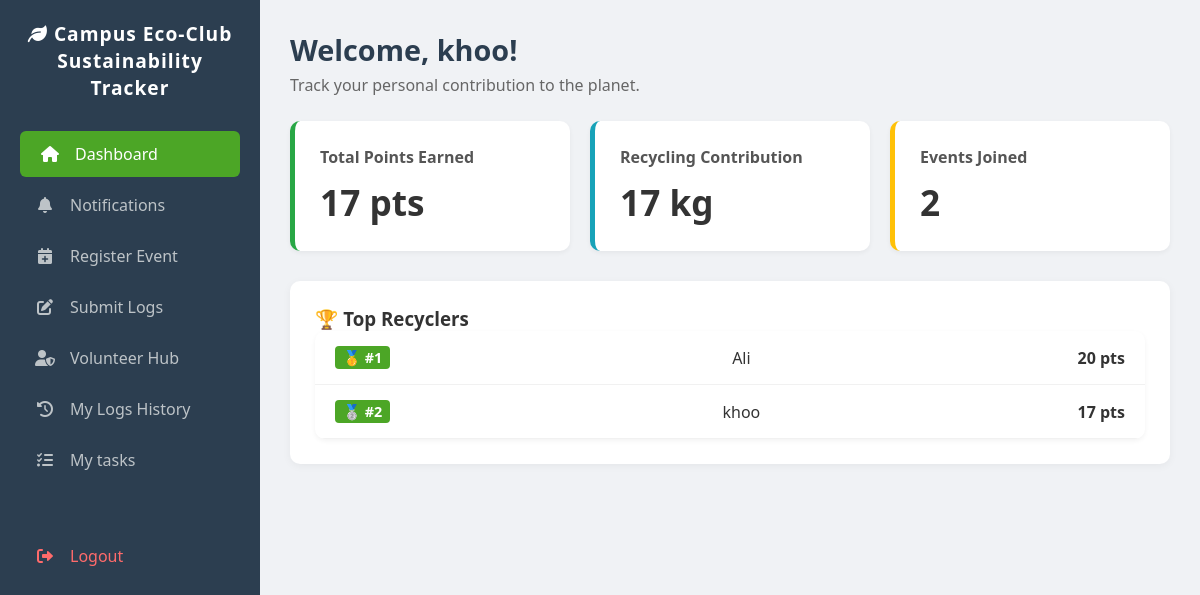
The app's page /student_dashboard.php (signed in), older data.
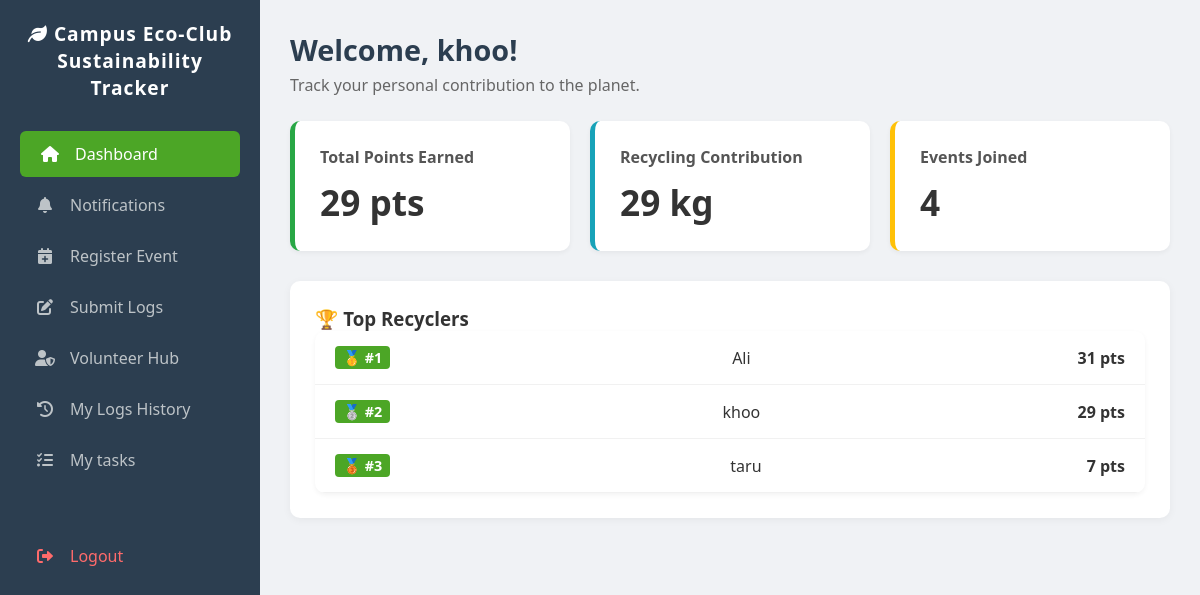
The same page, newer data.
### tables this page shows
CREATE TABLE `users` (
  `user_id` int(11) NOT NULL,
  `username` varchar(50) NOT NULL,
  `password` varchar(255) NOT NULL,
  `email` varchar(225) NOT NULL,
  `role` enum('admin','eo','student') NOT NULL,
  `points` int(11) DEFAULT 0
);

### php/StudentController/get_student_dashboard_statistic.php (called while the page is built)
<?php
include_once __DIR__ . '/../db_connect.php';
if (!isset($user_id)) {
    $user_id = $_SESSION['user_id'];
}
$sql_points = "SELECT points FROM users WHERE user_id = $user_id";
$result_points = $conn->query($sql_points);
if ($result_points->num_rows > 0)
{
    $row = $result_points->fetch_assoc();
    $student_points = $row['points'];
}
else
{
    $student_points = 0;
}
$sql_weight = "SELECT SUM(weight) as total_kg FROM logs WHERE user_id = $user_id AND status = 'approved'";
$result_weight = $conn->query($sql_weight);
$row_weight = $result_weight->fetch_assoc();
if ($recycling_kg = $row_weight['total_kg'])
{
    $recycling_kg = round($row_weight['total_kg'], 1);
}
else
{
    $recycling_kg = round($row_weight['total_kg'], 0);
}
$sql_event= "SELECT COUNT(*) as count FROM registrations WHERE user_id = $user_id";
$result_event = $conn->query($sql_event);
$events_joined = $result_event->fetch_assoc()['count'];
?>

### student_dashboard.php (the view, shortened to what this page needs)
<?php
include 'php/db_connect.php';
include 'php/StudentController/get_student_dashboard_statistic.php';
?>
<!DOCTYPE html>
<html lang="en">
<head>
    <link rel="stylesheet" href="https://cdnjs.cloudflare.com/ajax/libs/font-awesome/6.0.0/css/all.min.css">
    <link rel="stylesheet" href="css/all_style.css">
</head>
<body>
    <div class="sidebar">
        <h2><i class="fas fa-leaf"></i> Campus Eco-Club Sustainability Tracker</h2>
        <ul>
            <li onclick="showSection('dashboard')" class="active" id="nav-dashboard">
                <i class="fas fa-home"></i> Dashboard
            </li>
            <li onclick="showSection('notifications')" id="nav-notif">
                <i class="fas fa-bell"></i> Notifications
            </li>
            <li onclick="showSection('join-event')" id="nav-join-event">
                <i class="fas fa-calendar-plus"></i> Register Event
            </li>
            <li onclick="showSection('logs')" id="nav-logs">
                <i class="fas fa-edit"></i> Submit Logs
            </li>
            <li onclick="showSection('volunteer-hub')" id="nav-volunteer">
                <i class="fas fa-user-shield"></i> Volunteer Hub
            </li>
            <li onclick="showSection('history')" id="nav-history">
                <i class="fas fa-history"></i> My Logs History
            </li>
            <li onclick="showSection('tasks')" id="nav-tasks">
                <i class="fas fa-tasks"></i> My tasks
            </li>
            <li onclick="location.href='php/logout.php'" style="color: #ff6b6b; margin-top: 50px;">
                <i class="fas fa-sign-out-alt"></i> Logout
            </li>
        </ul>
    </div>
    <div class="main-content">
        <div id="dashboard" class="section active-section">
            <header>
                <h1>Welcome, <?php echo $_SESSION ['username'] ?>!</h1>
                <p>Track your personal contribution to the planet.</p>
            </header>
            <div class="cards-container">
                <div class="card" style="border-left: 5px solid #28a745;">
                    <h3>Total Points Earned</h3>
                    <p class = "number_card"><?php echo $student_points; ?> pts</p>
                </div>
                <div class="card" style="border-left: 5px solid #17a2b8;">
                    <h3>Recycling Contribution</h3>
                    <p class = "number_card"><?php echo $recycling_kg; ?> kg</p>
                </div>
                <div class="card" style="border-left: 5px solid #ffc107;">
                    <h3>Events Joined</h3>
                    <p class = "number_card"><?php echo $events_joined; ?> </p>
                </div>
            </div>
            <div class="panel" style="margin-top: 30px;">
                <h3>🏆 Top Recyclers</h3>
                <ul class="leaderboard-list">
                    <?php include 'php/StudentController/get_leaderboard.php'; ?>
                </ul>
            </div>
        </div>
    </div>
</body>
</html>

### php/StudentController/get_leaderboard.php (shortened to what this page needs)
<?php
include __DIR__ . '/../db_connect.php';
$sql = "SELECT u.username, SUM(l.points_awarded) as total_points
        FROM logs l
        JOIN users u ON l.user_id = u.user_id
        WHERE l.status = 'approved'
        GROUP BY l.user_id
        ORDER BY total_points DESC
        LIMIT 5";
$result = $conn ->query ( $sql );
if ($result && $result -> num_rows > 0) {
  $rank = 1;
  while ( $row = $result -> fetch_assoc () ) {
    $icon = "";
    if($rank == 1) $icon = "🥇";
    if ($rank == 2) $icon = "🥈";
    if ($rank == 3) $icon = "🥉";
    echo"<li class='leaderboard-item'>
            <span class='rank'>{$icon} #{$rank}</span>
            <span class='name'>" . htmlspecialchars($row['username']) . "</span>
            <span class='points'>{$row['total_points']} pts</span>
        </li>";
    $rank++;
  }
}
else {
    echo "<li style='padding:15px; text-align:center;'>No points awarded yet. </li>";
}
?>

Row changes from the older to the newer data that the page shows:
changed users: points "17" → "29"
Text that changed along with them:
$recycling_kg: "17" → "29"
$events_joined: "2" → "4"
new list line: "🥇 # 1 Ali 31 pts"
new list line: "🥈 # 2 khoo 29 pts"
new list line: "🥉 # 3 taru 7 pts"
list line gone: "🥇 # 1 Ali 20 pts"
list line gone: "🥈 # 2 khoo 17 pts"
